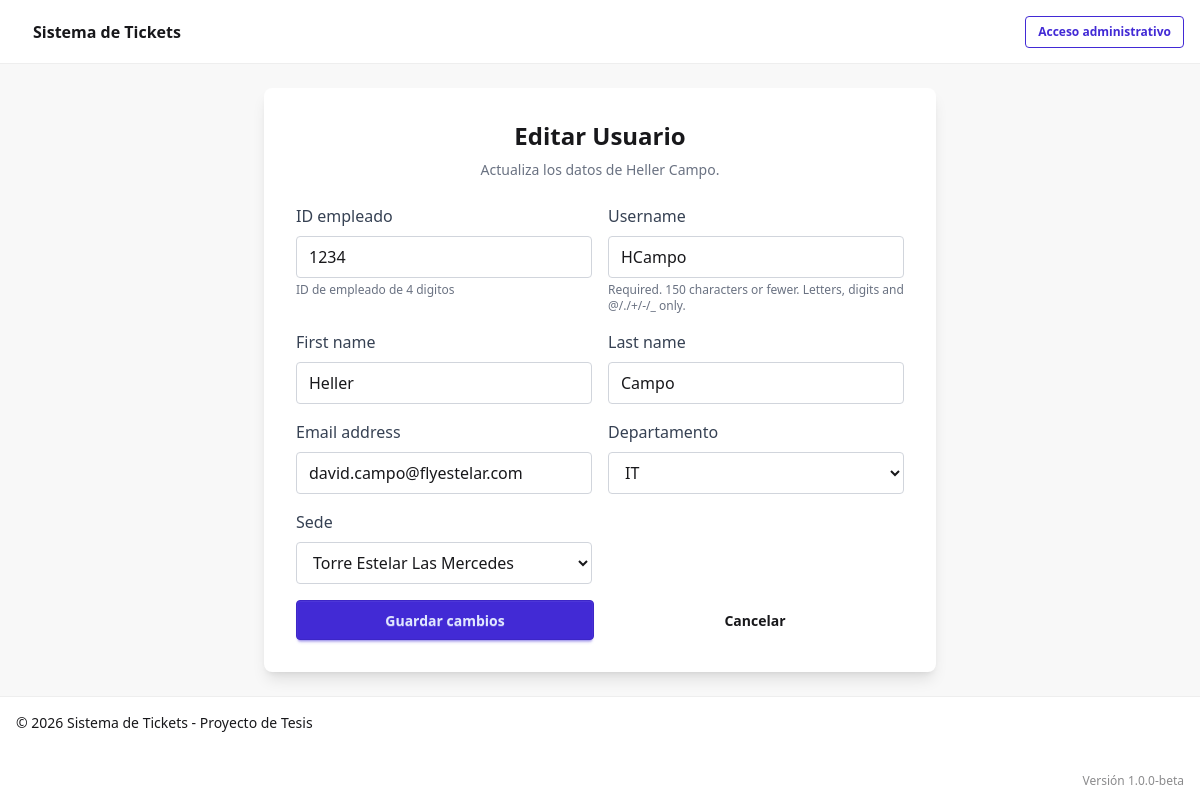
Page /users/view/3/edit/ (signed in) on the committed database.
### users/models.py (models this page shows, shortened)
class usuario(AbstractUser):
    validador_empleado = RegexValidator(
        regex=r'^\d{4}',
        message="el numero de empleado debe tener 4 digitos"
    )
    ID_empleado = models.CharField(
        max_length=4,
        unique=True,
        validators=[validador_empleado],
        help_text="ID de empleado de 4 digitos",
        default="0000"
    )
    USERNAME_FIELD = 'ID_empleado'
    departamento = models.ForeignKey(
        'departamento',
        on_delete=models.SET_NULL,
        null=True,
        related_name='usuarios'
        )
    sede = models.ForeignKey(
        'sede',
        on_delete=models.SET_NULL,
        null=True,
        related_name='usuarios'
        )
    REQUIRED_FIELDS = ['username', 'email']

### users/views.py (the view)
# urls.py: path('view/<int:user_id>/edit/', views.user_edit, name='user_edit'),
@login_required
def user_edit(request, user_id):
    user_model = get_user_model()
    usuario = get_object_or_404(user_model, pk=user_id)
    if request.method == 'POST':
        form = UsuarioUpdateForm(request.POST, instance=usuario)
        if form.is_valid():
            form.save()
            messages.success(request, 'Usuario actualizado correctamente.')
            return redirect('user_view')
    else:
        form = UsuarioUpdateForm(instance=usuario)
        return render(request, 'user_edit.html', {'form': form, 'usuario': usuario})

### users/forms.py
class UsuarioUpdateForm(forms.ModelForm):
    class Meta:
        model = get_user_model()
        fields = (
            'ID_empleado',
            'username',
            'first_name',
            'last_name',
            'email',
            'departamento',
            'sede',
        )
    def __init__(self, *args, **kwargs):
        super().__init__(*args, **kwargs)
        for field in self.fields.values():
            field.widget.attrs.setdefault(
                'class',
                'w-full px-3 py-2 border border-gray-300 rounded focus:outline-none focus:ring focus:border-blue-300',
            )

### users/models.py (called while the page is built)
    def __str__(self):
        return self.nombre

    def __str__(self):
        return self.nombre

### users/templates/user_edit.html (shortened to what this page needs)
{% extends 'base_login.html' %}
{% block content %}
<div class="flex items-center justify-center h-full">
    <div class="w-full max-w-2xl bg-base-100 p-8 rounded-lg shadow-lg">
        <h2 class="text-2xl font-bold mb-2 text-center">Editar Usuario</h2>
        <p class="text-sm text-gray-500 mb-6 text-center">Actualiza los datos de {{ usuario.get_full_name|default:usuario.username }}.</p>
        <form method="post" class="space-y-4">
            <div class="grid grid-cols-1 md:grid-cols-2 gap-4">
                {% for field in form.visible_fields %}
                    <div>
                        <label for="{{ field.id_for_label }}" class="block text-gray-700 mb-2">{{ field.label }}</label>
                        {{ field }}
                        {% if field.help_text %}
                            <p class="text-xs text-gray-500 mt-1">{{ field.help_text }}</p>
                        {% endif %}
                    </div>
                {% endfor %}
            </div>
            <div class="flex flex-col sm:flex-row gap-3">
                <button type="submit" class="btn btn-primary flex-1">Guardar cambios</button>
                <a href="{% url 'user_view' %}" class="btn btn-ghost flex-1">Cancelar</a>
            </div>
        </form>
    </div>
</div>
{% endblock %}

### rows in the picture
usuario: get_full_name "Heller Campo", visible_fields "1234" "HCampo" "Heller" "Campo" "david.campo@flyestelar.com" "IT" "Torre Estelar Las Mercedes"

### other values in the picture
{{ field.label }} "ID empleado" "Username" "First name" "Last name" "Email address" "Departamento" "Sede"
{{ field.help_text }} "ID de empleado de 4 digitos" "Required. 150 characters or fewer. Letters, digits and @/./+/-/_ only."
